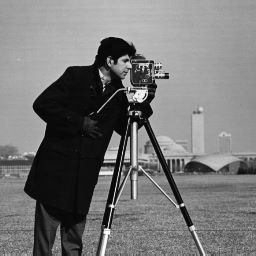
#> input picture data/sample_images/cameraman.jpg, 256 x 256 px, found by its file name; its folder holds only this picture in this run
$ python knn_lowe_ratio_ORB_demo.py
#> lines starting #> are read from the running program, lines starting #| are printed output that depends on the picture
### src/image_processing/feature_detection/ORB_feature_matching.py
'''
This file implements feature matching using ORB descriptor.
1. Gets key points and descriptor from original image
2. Rotates the image by 30 degrees and gets keypoints and descriptors
3. Computes matches using hamming distance as the metric
'''
# Importing necessary libraries
import numpy as np
import cv2
from .ORB import compute_ORB

def rotate_image(in_img: np.ndarray, angle: int):
    '''
    This function rotates the input image by the desired angle and returns the rotated image
    Rotation steps:
    1. Computes center of the input image
    2. Computes 2D Rotation matrix using the image center, angle and scale (cropping or no cropping)
    3. Gets the cos, and sine of the angles
    4. Computes new width and height after rotation
    5. Updates the last col of the rotation matrix
    6. Finally image is rotated
    '''
    H, W = in_img.shape
    # Getting the center of the input image
    center = (H // 2, W // 2)
    # Computing the rotation matrix
    # Scale 1 ensures that the rotated image is of the same aspect ratio
    rotation_matrix = cv2.getRotationMatrix2D(center, angle, 1.0)
    # Getting the cos and sin values from the the rotation matrix
    cos = abs(rotation_matrix[0][0])
    sin = abs(rotation_matrix[0][1])
    # New width = HSin + WCos
    new_w = int((H * sin) +  (W * cos))
    # New height = HCos + WSin
    new_h = int((H * cos) + (W * sin))
    # Updating the 3rd column of rotation matrix with the new center coords
    rotation_matrix[0][2] += (new_w / 2) - center[0]
    rotation_matrix[1][2] += (new_h / 2) - center[1]
    # Rotating the original image
    rotated_img = cv2.warpAffine(in_img, rotation_matrix, (new_w, new_h))

    return rotated_img

def feature_matching(orig_img: np.ndarray, rot_img: np.ndarray, match_type: str = None):
    '''
    This function calls compute_ORB to compute key points and descriptors,
    computes image feature matches and returns them
    Args:
        orig_img: Original sample image array
        rot_img: Original sample image array rotated through an angle

    Returns:
        orig_kp, orig_desc, rot_kp, rot_desc, matches: Tuple of key points and descriptors for
        original and rotated image and feature matches
    '''
    # Computing key points and descriptors for original and rotated image
    orig_kp, orig_desc = compute_ORB(orig_img)
    rot_kp, rot_desc = compute_ORB(rot_img)
    # Either uses default matching or knn based matching with k specific near matches
    if match_type == 'knn':
        # Creating an instance for feature matcher
        # Normalized Hamming distance is used to determine similarity between the binary image deascriptors
        matcher = cv2.BFMatcher(cv2.NORM_HAMMING, crossCheck = False)
        matches = matcher.knnMatch(orig_desc, rot_desc, k = 2)
    else:
        matcher = cv2.BFMatcher(cv2.NORM_HAMMING, crossCheck = True)
        matches = matcher.match(orig_desc, rot_desc)

    return orig_kp, orig_desc, rot_kp, rot_desc, matches


### src/image_processing/feature_detection/ORB.py
'''
This file implements ORB feature detection using OpenCV
ORB uses:
1. FAST for detecting candidate corner points (noisy)
2. BRIEF (descriptor) gives binary map of the points
3. ORB (rotator) rotates the descriptor thus making it rotation invariant

Note: Even though ORB is feature detection algorithm, it prioritizes detecting those features
whose descriptors can be matched across multiple images even when they're rotated (rotational invariance)
'''
# Importing necessary libraries
import numpy as np
import cv2

def compute_ORB(in_img: np.ndarray):
    '''
    This function implements ORB feature detection for practical CV pipelines
    Args:
        in_img: Input image array

    Returns:
        (key_points, desc): Tuple of key points (corner coordinates) and descriptor
    '''
    orb = cv2.ORB_create()
    key_points, desc = orb.detectAndCompute(in_img, None) # 2nd arg mask is None

    return key_points, desc

### demos/feature_detection/knn_lowe_ratio_ORB_demo.py
'''
This file demonstrates refined ORB feature matching using KNN-based matching
and Lowe's ratio for optimal matches (strong)
'''
# Importing necessary libraries
import os
import matplotlib.pyplot as plt
from config.paths import sample_img_path, refined_orb_matching_demo_img_path
from src.image_processing.feature_detection.ORB_feature_matching import rotate_image, feature_matching
import cv2

# Loading the image
sample_img = cv2.imread(f'{sample_img_path}/{os.listdir(sample_img_path)[0]}', 0)
#> sample_img is the input picture: shape (256, 256); min 0, max 255, mean 118.7

# Computing the rotated image
rot_sample_img = rotate_image(sample_img, 30)
#> in rotate_image, `rotated_img = cv2.warpAffine(in_img, rotation_matrix, (new_w, new_h))`:
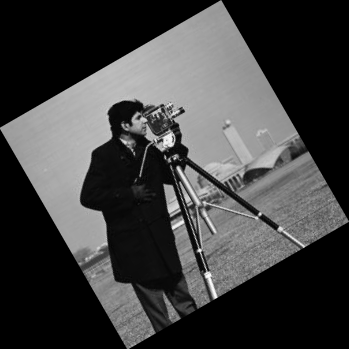
#> rotated_img: shape (349, 349); min 0, max 255, mean 63.9

# Getting the key points and descriptors and image matches
orig_sample_kp, orig_sample_desc, rot_sample_kp, rot_sample_desc, matches = feature_matching(sample_img, rot_sample_img, match_type = 'knn')
#> in compute_ORB, `key_points, desc = orb.detectAndCompute(in_img, None)`: key_points = 462 keypoints; strongest (x, y, size): (112, 205, 31), (110, 206, 31), (142, 66, 31), (145, 66, 31)
#> in feature_matching, `orig_kp, orig_desc = compute_ORB(orig_img)`: orig_kp has the same summary as key_points in compute_ORB
#> in compute_ORB (call 2), `key_points, desc = orb.detectAndCompute(in_img, None)`: key_points = 500 keypoints; strongest (x, y, size): (198, 250, 31), (214, 297, 31), (215, 296, 37.2), (215, 295, 44.6)
#> in feature_matching, `rot_kp, rot_desc = compute_ORB(rot_img)`: rot_kp has the same summary as key_points in compute_ORB
#> in feature_matching, `matches = matcher.knnMatch(orig_desc, rot_desc, k = 2)`: matches = 462 matches
#> orig_sample_kp = 462 keypoints; strongest (x, y, size): (112, 205, 31), (110, 206, 31), (142, 66, 31), (145, 66, 31); rot_sample_kp has the same summary as key_points in compute_ORB; matches = 462 matches

# Using Lowe's ratio as the threshold for getting the strong matches
# This results in a cleaner and more well defined and distinct feature matches
strong_matches = []
for i, j in matches:
    if i.distance < 0.75 * j.distance:
        strong_matches.append(i)
#> after the loop, strong_matches = 275 matches

img_matches = cv2.drawMatches(sample_img, orig_sample_kp, rot_sample_img, rot_sample_kp, strong_matches[: 50], None)
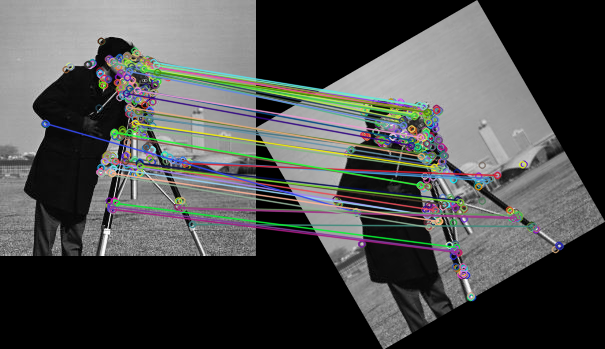
#> img_matches: shape (349, 605, 3); mean of channels 0, 1, 2 76.3, 77.3, 76.1; drawn as B, G, R

# Plotting the image matches
plt.figure(figsize = (10, 7))
plt.imshow(img_matches)
plt.title('Refined ORB feature matches')
plt.axis('off')
plt.tight_layout()

plt.savefig(f'{refined_orb_matching_demo_img_path}/Refined_ORB_feature_match_demo.png', dpi = 300, bbox_inches = 'tight')
